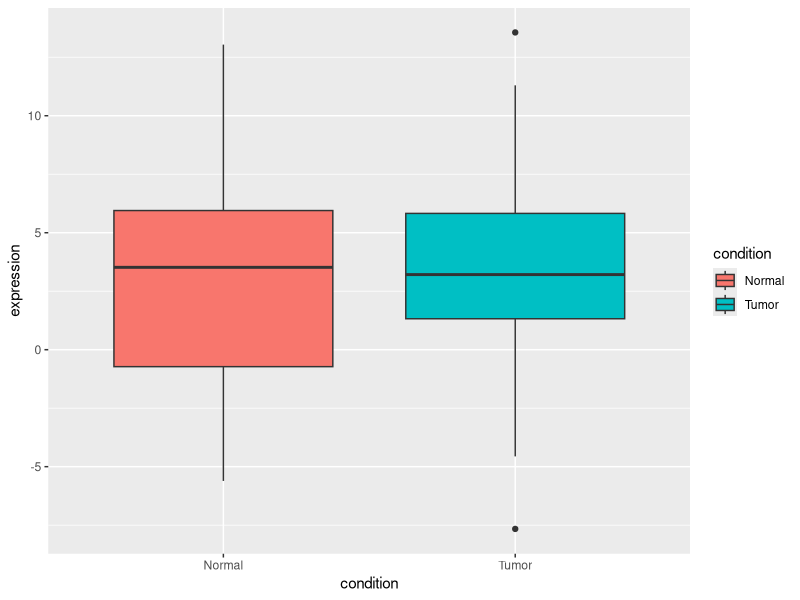
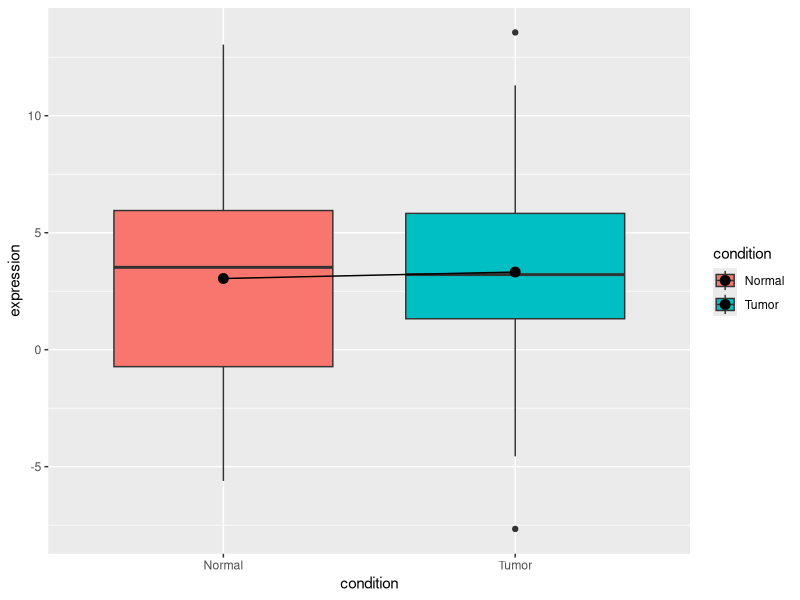
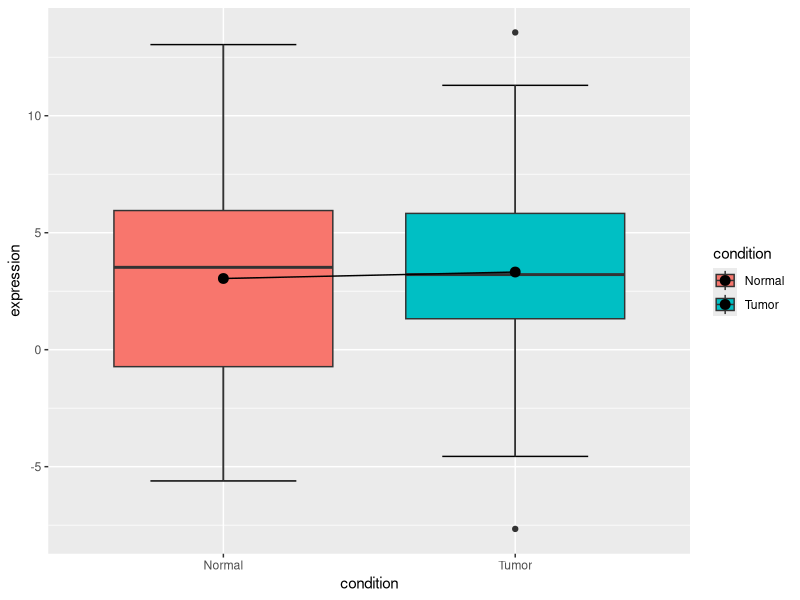
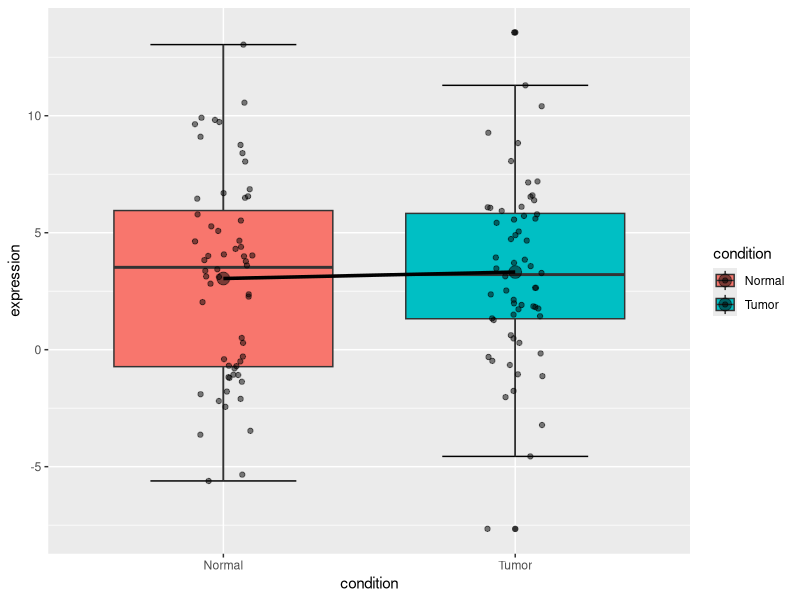
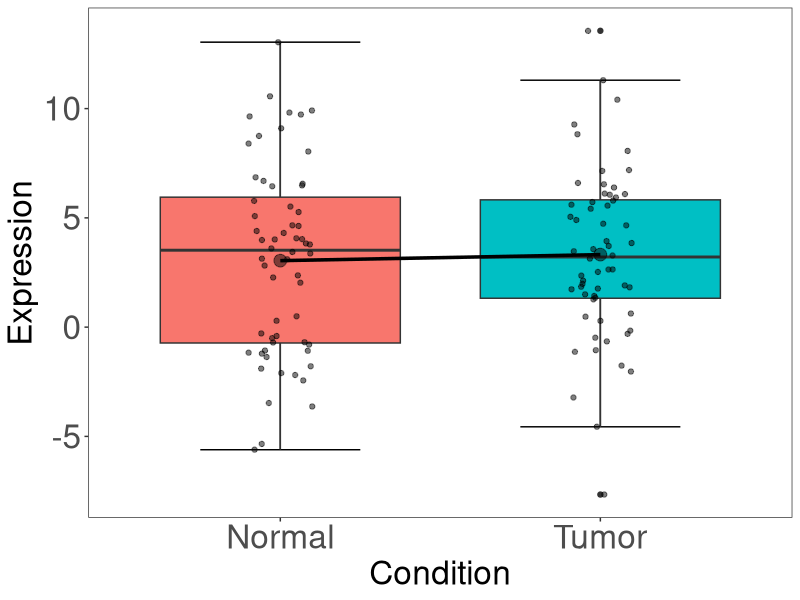
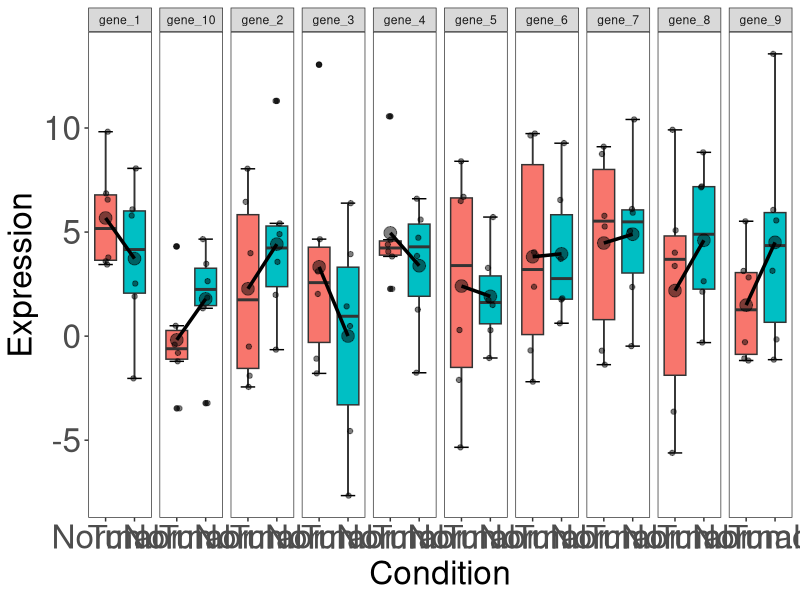
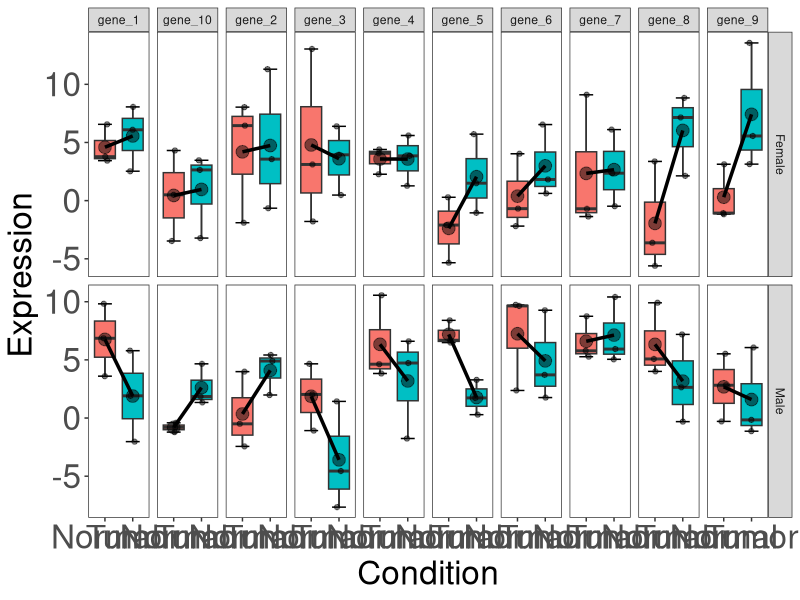
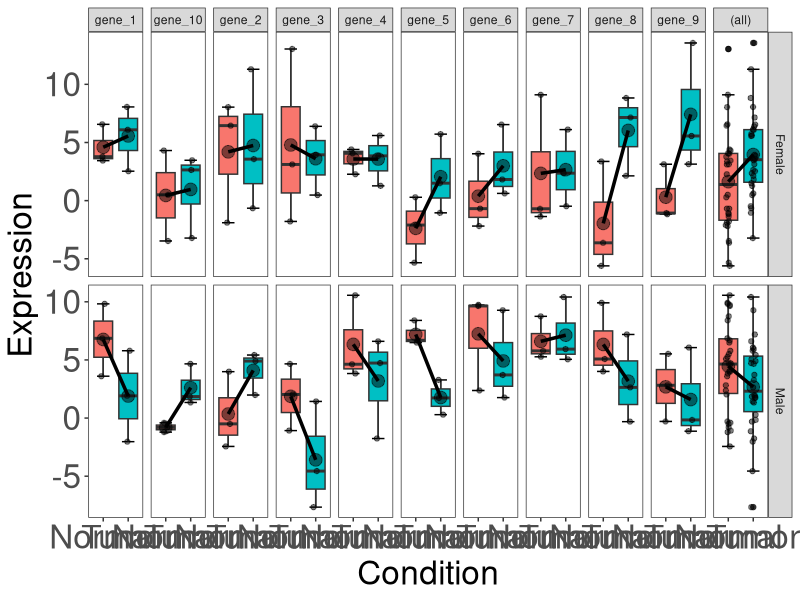

Write the R code that produced these figures, in order.
## ---- chunk 1
df1 = data.frame(genes = paste0("gene_", seq(1, 10)), matrix(sample(round(rnorm( 120, 4, 4), 2)), 10, 12))
colnames(df1)[-1] = paste0("sample", seq(1, 12))
head(df1)
## ---- chunk 2
pheno = data.frame(
    samples = paste0("sample", seq(1, 12)),
    condition = rep(c("Normal", "Tumor"), each = 6),
    gender = rep(rep(c("Male", "Female"), each = 3), 2)
)
## ---- chunk 3
library(tidyr)
df2 = gather(df1, "sample", "expression", -genes)
str(df2)
## ---- chunk 4
pheno$samples=as.character(pheno$samples)
df3 = merge(df2, pheno, by.x = "sample", by.y = "samples")
head(df3)
## ---- chunk 5
library(ggplot2)
## ---- chunk 6
df3$sample = as.factor(df3$sample)
## ---- chunk 7
ggplot(df3, aes(x = condition, y = expression, fill = condition)) +
    geom_boxplot(position = position_dodge(width = 1.1)) 
## ---- chunk 8
ggplot(df3, aes(x = condition, y = expression, fill = condition)) +
    geom_boxplot(position = position_dodge(width = 1.1))+
    stat_summary(fun.y=mean, geom="line", aes(group=1))  +
    stat_summary(fun.y=mean, geom="point", size=3)
## ---- chunk 9
ggplot(df3, aes(x = condition, y = expression, fill = condition)) +
    stat_boxplot(geom="errorbar", width=.5)+
    geom_boxplot(position = position_dodge(width = 1.1))+
    stat_summary(fun.y=mean, geom="line", aes(group=1))  +
    stat_summary(fun.y=mean, geom="point", size=3)
## ---- chunk 10
ggplot(df3, aes(x = condition, y = expression, fill = condition)) +
    stat_boxplot(geom="errorbar", width=.5)+
    geom_boxplot(position = position_dodge(width = 1.1))+
    stat_summary(fun.y=mean, geom="line", aes(group=1),lwd=1.2)  +
    stat_summary(fun.y=mean, geom="point", size=4, alpha=0.5)+
    geom_jitter(width = 0.1, color="black", alpha=0.5)
## ---- chunk 11
ggplot(df3, aes(x = condition, y = expression, fill = condition)) +
    stat_boxplot(geom="errorbar", width=.5)+
    geom_boxplot(position = position_dodge(width = 1.1))+
    stat_summary(fun.y=mean, geom="line", aes(group=1),lwd=1.2)  +
    stat_summary(fun.y=mean, geom="point", size=4, alpha=0.5)+
    geom_jitter(width = 0.1, color="black", alpha=0.5) +
    labs(x = "Condition", y = "Expression")+
    theme_bw()+
    theme(
        axis.text.x = element_text(size = 24),
        axis.text.y = element_text(size = 24),
        axis.title.x = element_text(size = 24),
        axis.title.y = element_text(size = 24),
        panel.grid.major = element_blank(),
        panel.grid.minor = element_blank(),
        legend.position = "none",
        
    )
## ---- chunk 12
ggplot(df3, aes(x = condition, y = expression, fill = condition)) +
    stat_boxplot(geom="errorbar", width=.5)+
    geom_boxplot(position = position_dodge(width = 1.1))+
    stat_summary(fun.y=mean, geom="line", aes(group=1),lwd=1.2)  +
    stat_summary(fun.y=mean, geom="point", size=4, alpha=0.5)+
    geom_jitter(width = 0.1, color="black", alpha=0.5) +
    labs(x = "Condition", y = "Expression")+
    theme_bw()+
    theme(
        axis.text.x = element_text(size = 24),
        axis.text.y = element_text(size = 24),
        axis.title.x = element_text(size = 24),
        axis.title.y = element_text(size = 24),
        panel.grid.major = element_blank(),
        panel.grid.minor = element_blank(),
        legend.position = "none",
    )+
    facet_grid( ~ genes,
        scales = 'free_y',
        space = "free"
    )
## ---- chunk 13
ggplot(df3, aes(x = condition, y = expression, fill = condition)) +
    stat_boxplot(geom="errorbar", width=.5)+
    geom_boxplot(position = position_dodge(width = 1.1))+
    stat_summary(fun.y=mean, geom="line", aes(group=1),lwd=1.2)  +
    stat_summary(fun.y=mean, geom="point", size=4, alpha=0.5)+
    geom_jitter(width = 0.1, color="black", alpha=0.5) +
    labs(x = "Condition", y = "Expression")+
    theme_bw()+
    theme(
        axis.text.x = element_text(size = 24),
        axis.text.y = element_text(size = 24),
        axis.title.x = element_text(size = 24),
        axis.title.y = element_text(size = 24),
        panel.grid.major = element_blank(),
        panel.grid.minor = element_blank(),
        legend.position = "none"
    )+
    facet_grid( gender ~ genes,
        scales = 'free_y',
        space = "free"
    )
## ---- chunk 14
ggplot(df3, aes(x = condition, y = expression, fill = condition)) +
    stat_boxplot(geom="errorbar", width=.5)+
    geom_boxplot(position = position_dodge(width = 1.1))+
    stat_summary(fun.y=mean, geom="line", aes(group=1),lwd=1.2)  +
    stat_summary(fun.y=mean, geom="point", size=4, alpha=0.5)+
    geom_jitter(width = 0.1, color="black", alpha=0.5) +
    labs(x = "Condition", y = "Expression")+
    theme_bw()+
    theme(
        axis.text.x = element_text(size = 24),
        axis.text.y = element_text(size = 24),
        axis.title.x = element_text(size = 24),
        axis.title.y = element_text(size = 24),
        panel.grid.major = element_blank(),
        panel.grid.minor = element_blank(),
        legend.position = "none"
    )+
    facet_grid( gender ~ genes,
        scales = 'free_y',
        space = "free",
        margins = "genes"
    )
